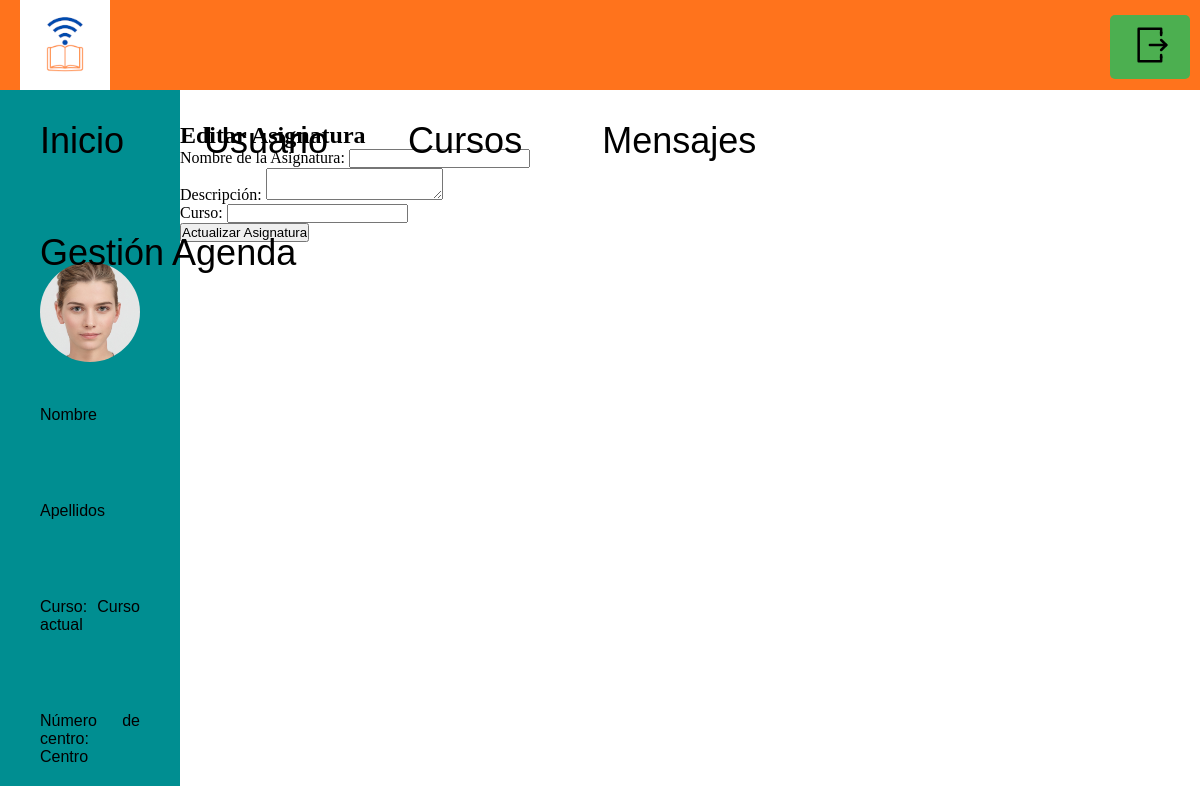
Before: /directivo/editarAsignatura.php?idAsignatura=15 with the older database file.
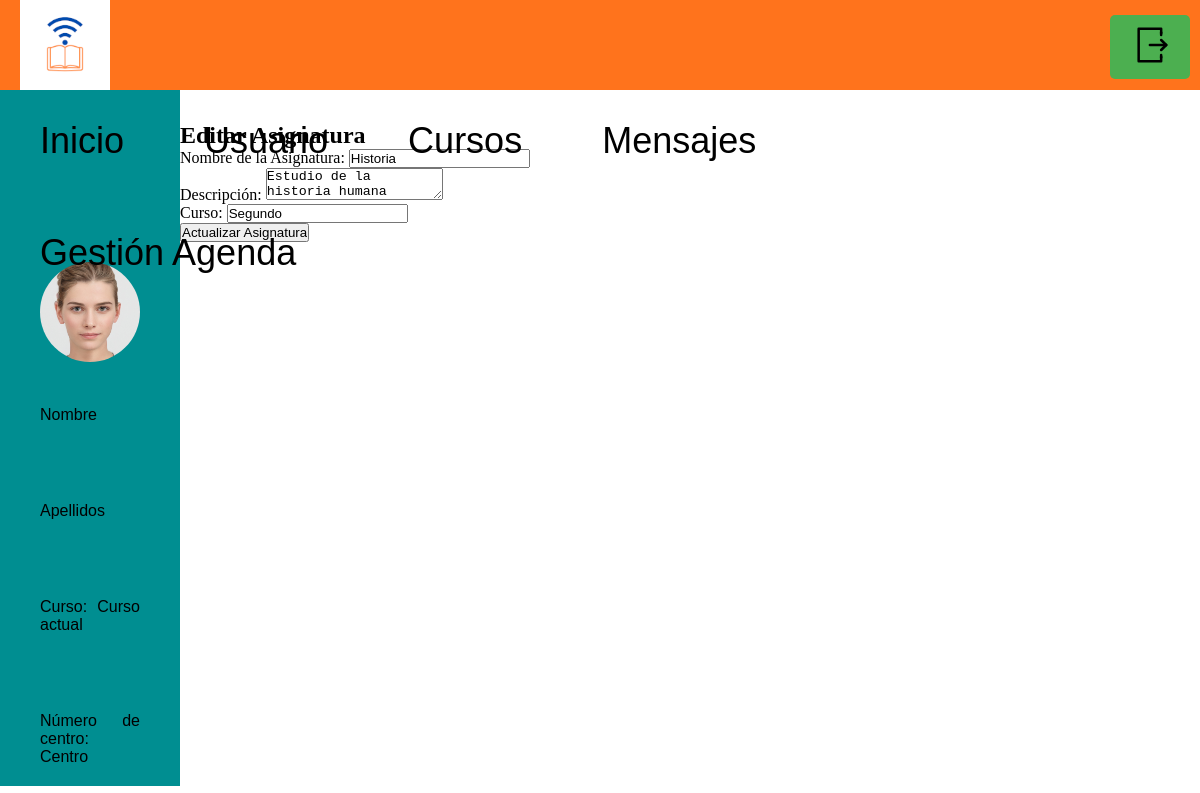
After: the same page with the newer database file.
### tables this page shows
CREATE TABLE IF NOT EXISTS `asignatura` (
  `idAsignatura` int(11) NOT NULL AUTO_INCREMENT,
  `Nombre` varchar(45) DEFAULT NULL,
  `Descripcion` varchar(100) DEFAULT NULL,
  `Id_centro` int(11) DEFAULT NULL,
  `Material_idMaterial` int(11) NOT NULL,
  `Nota_idNota` int(11) NOT NULL,
  `Curso` varchar(15) NOT NULL,
  PRIMARY KEY (`idAsignatura`,`Nota_idNota`),
  KEY `fk_Asignatura_Material1_idx` (`Material_idMaterial`),
  KEY `fk_Asignatura_Nota1_idx` (`Nota_idNota`)
);

### directivo/editarAsignatura.php (the view, shortened to what this page needs)
<?php
include_once("../back/connection2.php");
$idAsignatura = $_GET['idAsignatura'];
$query = "SELECT * FROM asignatura WHERE idAsignatura = '$idAsignatura'";
$resultado = mysqli_query($conn, $query);
$asignatura = mysqli_fetch_assoc($resultado);
?>
<!DOCTYPE html>
<html lang="en" dir="ltr">
<head>
	<link rel="stylesheet" href="../CSS/stylesres.css">
</head>
<body>
	<div class="contenedor">
		<div class="colDatosPersonales">
					<img class="fotoPersonal" src="../Media/cara_generica.jpg" alt="Foto personal">
			<p id="nombre">Nombre</p>
			<br>
			<p id="apellidos">Apellidos</p>
			<br>
			<p>Curso: <span id="cursoActual">Curso actual</span></p>
			<br>
			<p>Número de centro: <span id="centro">Centro</span></p>
		</div>
		<div class="colContenido bajando">
            <section>
                <h2>Editar Asignatura</h2>
                <form action="" method="post">
                    Nombre de la Asignatura: <input type="text" name="nombreAsignatura" value="<?php echo $asignatura['Nombre']; ?>"><br>
                    Descripción: <textarea name="descripcionAsignatura"><?php echo $asignatura['Descripcion']; ?></textarea><br>
                    Curso: <input type="text" name="cursoAsignatura" value="<?php echo $asignatura['Curso']; ?>"><br>
                    <input type="submit" value="Actualizar Asignatura">
                </form>
            </section>
		</div>
	</div>
</body>
</html>

Changed rows visible on the page:
added asignatura: nombreAsignatura "Historia", descripcionAsignatura "Estudio de la historia humana", cursoAsignatura "Segundo"
